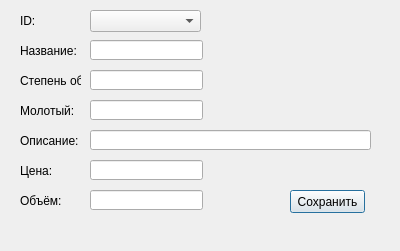
<?xml version="1.0" encoding="UTF-8"?>
<ui version="4.0">
 <class>Dialog</class>
 <widget class="QDialog" name="Dialog">
  <property name="geometry">
   <rect>
    <x>0</x>
    <y>0</y>
    <width>400</width>
    <height>251</height>
   </rect>
  </property>
  <property name="windowTitle">
   <string>Dialog</string>
  </property>
  <widget class="QLineEdit" name="line6">
   <property name="geometry">
    <rect>
     <x>90</x>
     <y>190</y>
     <width>113</width>
     <height>20</height>
    </rect>
   </property>
  </widget>
  <widget class="QLabel" name="label_5">
   <property name="geometry">
    <rect>
     <x>20</x>
     <y>130</y>
     <width>61</width>
     <height>21</height>
    </rect>
   </property>
   <property name="text">
    <string>Описание:</string>
   </property>
  </widget>
  <widget class="QLabel" name="label_2">
   <property name="geometry">
    <rect>
     <x>20</x>
     <y>40</y>
     <width>61</width>
     <height>21</height>
    </rect>
   </property>
   <property name="text">
    <string>Название:</string>
   </property>
  </widget>
  <widget class="QLineEdit" name="line2">
   <property name="geometry">
    <rect>
     <x>90</x>
     <y>70</y>
     <width>113</width>
     <height>20</height>
    </rect>
   </property>
  </widget>
  <widget class="QLineEdit" name="line3">
   <property name="geometry">
    <rect>
     <x>90</x>
     <y>100</y>
     <width>113</width>
     <height>20</height>
    </rect>
   </property>
  </widget>
  <widget class="QComboBox" name="comboBox">
   <property name="geometry">
    <rect>
     <x>90</x>
     <y>10</y>
     <width>111</width>
     <height>22</height>
    </rect>
   </property>
  </widget>
  <widget class="QLabel" name="label_3">
   <property name="geometry">
    <rect>
     <x>20</x>
     <y>70</y>
     <width>61</width>
     <height>21</height>
    </rect>
   </property>
   <property name="text">
    <string>Степень об:</string>
   </property>
  </widget>
  <widget class="QPushButton" name="btn">
   <property name="geometry">
    <rect>
     <x>290</x>
     <y>190</y>
     <width>75</width>
     <height>23</height>
    </rect>
   </property>
   <property name="text">
    <string>Сохранить</string>
   </property>
  </widget>
  <widget class="QLineEdit" name="line1">
   <property name="geometry">
    <rect>
     <x>90</x>
     <y>40</y>
     <width>113</width>
     <height>20</height>
    </rect>
   </property>
  </widget>
  <widget class="QLineEdit" name="line4">
   <property name="geometry">
    <rect>
     <x>90</x>
     <y>130</y>
     <width>281</width>
     <height>20</height>
    </rect>
   </property>
  </widget>
  <widget class="QLineEdit" name="line5">
   <property name="geometry">
    <rect>
     <x>90</x>
     <y>160</y>
     <width>113</width>
     <height>20</height>
    </rect>
   </property>
  </widget>
  <widget class="QLabel" name="label_6">
   <property name="geometry">
    <rect>
     <x>20</x>
     <y>160</y>
     <width>61</width>
     <height>21</height>
    </rect>
   </property>
   <property name="text">
    <string>Цена:</string>
   </property>
  </widget>
  <widget class="QLabel" name="label">
   <property name="geometry">
    <rect>
     <x>20</x>
     <y>0</y>
     <width>31</width>
     <height>41</height>
    </rect>
   </property>
   <property name="text">
    <string>ID:</string>
   </property>
  </widget>
  <widget class="QLabel" name="label_7">
   <property name="geometry">
    <rect>
     <x>20</x>
     <y>190</y>
     <width>61</width>
     <height>21</height>
    </rect>
   </property>
   <property name="text">
    <string>Объём:</string>
   </property>
  </widget>
  <widget class="QLabel" name="label_4">
   <property name="geometry">
    <rect>
     <x>20</x>
     <y>100</y>
     <width>61</width>
     <height>21</height>
    </rect>
   </property>
   <property name="text">
    <string>Молотый:</string>
   </property>
  </widget>
 </widget>
 <resources/>
 <connections/>
</ui>
